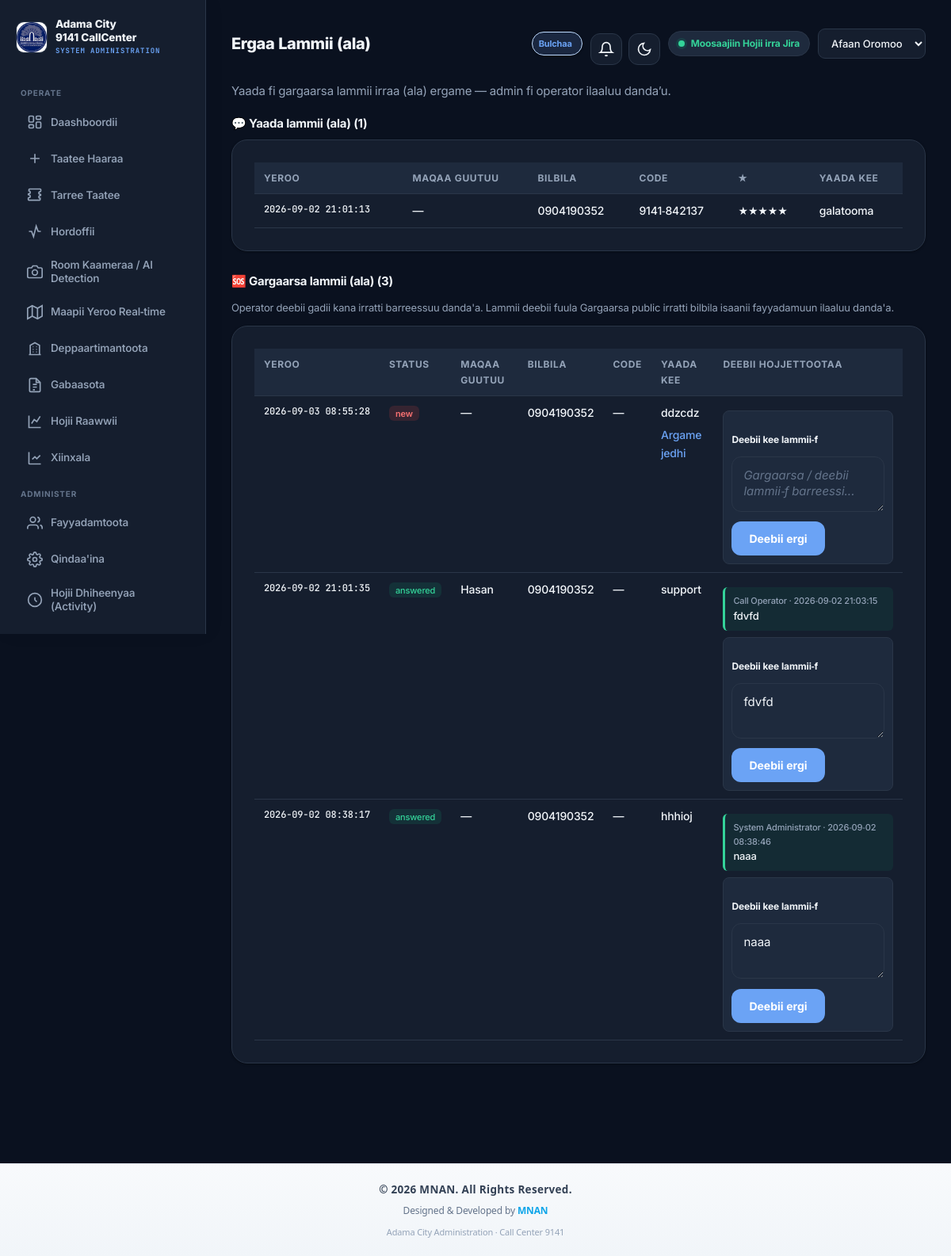
Screenshot of /admin/citizen_messages.php (signed in) with the database file from the repository.
### tables this page shows
CREATE TABLE `citizen_feedback` (
  `id` int(11) NOT NULL,
  `tracking_code` varchar(32) DEFAULT NULL,
  `name` varchar(150) DEFAULT NULL,
  `phone` varchar(32) DEFAULT NULL,
  `rating` tinyint(4) DEFAULT NULL,
  `message` text NOT NULL,
  `created_at` timestamp NOT NULL DEFAULT current_timestamp()
);

CREATE TABLE `citizen_help` (
  `id` int(11) NOT NULL,
  `tracking_code` varchar(32) DEFAULT NULL,
  `name` varchar(150) DEFAULT NULL,
  `phone` varchar(32) NOT NULL,
  `message` text NOT NULL,
  `status` enum('new','seen','answered') NOT NULL DEFAULT 'new',
  `created_at` timestamp NOT NULL DEFAULT current_timestamp(),
  `reply_message` text DEFAULT NULL,
  `replied_by` int(11) DEFAULT NULL,
  `replied_name` varchar(150) DEFAULT NULL,
  `replied_at` timestamp NULL DEFAULT NULL
);

### includes/auth.php (called while the page is built, shortened)
<?php
require_once __DIR__ . '/lang.php';
function current_role() {
    return strtolower(trim((string)($_SESSION['user_role'] ?? '')));
}

### admin/citizen_messages.php (the view, shortened to what this page needs)
<?php
require __DIR__ . '/../includes/auth.php';
$role = current_role();
$can_reply_help = in_array($role, ['administrator', 'operator', 'supervisor'], true);
try {
    $pdo->exec("CREATE TABLE IF NOT EXISTS citizen_feedback (
        id INT AUTO_INCREMENT PRIMARY KEY,
        tracking_code VARCHAR(32) DEFAULT NULL,
        name VARCHAR(150) DEFAULT NULL,
        phone VARCHAR(32) DEFAULT NULL,
        rating TINYINT DEFAULT NULL,
        message TEXT NOT NULL,
        created_at TIMESTAMP DEFAULT CURRENT_TIMESTAMP
    ) ENGINE=InnoDB DEFAULT CHARSET=utf8mb4");
} catch (Throwable $e) {}
try {
    $pdo->exec("CREATE TABLE IF NOT EXISTS citizen_help (
        id INT AUTO_INCREMENT PRIMARY KEY,
        tracking_code VARCHAR(32) DEFAULT NULL,
        name VARCHAR(150) DEFAULT NULL,
        phone VARCHAR(32) NOT NULL,
        message TEXT NOT NULL,
        status ENUM('new','seen','answered') NOT NULL DEFAULT 'new',
        created_at TIMESTAMP DEFAULT CURRENT_TIMESTAMP
    ) ENGINE=InnoDB DEFAULT CHARSET=utf8mb4");
} catch (Throwable $e) {}
try {
    $feedback = $pdo->query("SELECT * FROM citizen_feedback ORDER BY created_at DESC LIMIT 150")->fetchAll(PDO::FETCH_ASSOC);
} catch (Throwable $e) {
    $feedback = [];
}
try {
    $help = $pdo->query("SELECT * FROM citizen_help ORDER BY created_at DESC LIMIT 150")->fetchAll(PDO::FETCH_ASSOC);
} catch (Throwable $e) {
    $help = [];
}
$dir = t_raw('dir');
?>
<!DOCTYPE html>
<html lang="<?= $CURRENT_LANG ?>" dir="<?= $dir ?>">
<head>
<link rel="stylesheet" href="../assets/style.css">
</head>
<body>
<div class="shell">
<?php include __DIR__ . '/includes/sidebar.php'; ?>
<main class="main">
    <div class="top-actions" style="margin-bottom:20px;">
        <h2 style="margin:0;"><?= t('nav_citizen_messages') ?></h2>
        <div class="topbar-controls"><?php render_topbar_controls(); render_lang_switcher(); ?></div>
    </div>
    <p class="muted" style="margin-top:0;"><?= t('citizen_messages_intro') ?></p>
    <h3 style="margin:20px 0 10px;">💬 <?= t('citizen_feedback_heading') ?> (<?= count($feedback) ?>)</h3>
    <div class="card">
        <table class="msg-table">
            <thead>
                <tr>
                    <th><?= t('activity_col_time') ?></th>
                    <th><?= t('label_full_name') ?></th>
                    <th><?= t('label_phone') ?></th>
                    <th>Code</th>
                    <th>★</th>
                    <th><?= t('label_feedback_message') ?></th>
                </tr>
            </thead>
            <tbody>
            <?php foreach ($feedback as $f): ?>
                <tr>
                    <td style="white-space:nowrap; font-family:var(--mono); font-size:12px;"><?= htmlspecialchars($f['created_at']) ?></td>
                    <td><?= htmlspecialchars($f['name'] ?? '—') ?></td>
                    <td><?= htmlspecialchars($f['phone'] ?? '—') ?></td>
                    <td><?= htmlspecialchars($f['tracking_code'] ?? '—') ?></td>
                    <td><?= !empty($f['rating']) ? str_repeat('★', (int)$f['rating']) : '—' ?></td>
                    <td><?= nl2br(htmlspecialchars($f['message'])) ?></td>
                </tr>
            <?php endforeach; ?>
            </tbody>
        </table>
    </div>
    <h3 style="margin:28px 0 10px;">🆘 <?= t('citizen_help_heading') ?> (<?= count($help) ?>)</h3>
    <p class="muted" style="font-size:13px;"><?= t('citizen_help_reply_intro') ?></p>
    <div class="card">
        <table class="msg-table">
            <thead>
                <tr>
                    <th><?= t('activity_col_time') ?></th>
                    <th>Status</th>
                    <th><?= t('label_full_name') ?></th>
                    <th><?= t('label_phone') ?></th>
                    <th>Code</th>
                    <th><?= t('label_feedback_message') ?></th>
                    <th><?= t('citizen_help_reply_col') ?></th>
                </tr>
            </thead>
            <tbody>
            <?php foreach ($help as $h): ?>
                <?php
                $st = $h['status'] ?? 'new';
                $badge = $st === 'new' ? 'badge-new' : ($st === 'answered' ? 'badge-answered' : 'badge-seen');
                $hid = (int)$h['id'];
                ?>
                <tr>
                    <td style="white-space:nowrap; font-family:var(--mono); font-size:12px;"><?= htmlspecialchars($h['created_at']) ?></td>
                    <td><span class="<?= $badge ?>"><?= htmlspecialchars($st) ?></span></td>
                    <td><?= htmlspecialchars($h['name'] ?? '—') ?></td>
                    <td><?= htmlspecialchars($h['phone'] ?? '—') ?></td>
                    <td><?= htmlspecialchars($h['tracking_code'] ?? '—') ?></td>
                    <td>
                        <?= nl2br(htmlspecialchars($h['message'])) ?>
                        <?php if ($st === 'new'): ?>
                            <div style="margin-top:6px;"><a href="?seen=<?= $hid ?>"><?= t('citizen_mark_seen') ?></a></div>
                        <?php endif; ?>
                    </td>
                    <td style="min-width:220px;">
                        <?php if (!empty($h['reply_message'])): ?>
                            <div class="staff-reply">
                                <div style="font-size:11px; color:var(--muted);">
                                    <?= htmlspecialchars($h['replied_name'] ?? 'Staff') ?>
                                    · <?= htmlspecialchars($h['replied_at'] ?? '') ?>
                                </div>
                                <div><?= nl2br(htmlspecialchars($h['reply_message'])) ?></div>
                            </div>
                        <?php endif; ?>
                        <?php if ($can_reply_help): ?>
                            <div class="help-reply-box">
                                <form method="post">
                                    <label style="font-size:12px;"><?= t('citizen_help_reply_label') ?></label>
                                    <textarea name="reply_message" required placeholder="<?= t_raw('citizen_help_reply_ph') ?>"><?= htmlspecialchars($h['reply_message'] ?? '') ?></textarea>
                                    <button type="submit" style="margin-top:6px;"><?= t('citizen_help_reply_send') ?></button>
                                </form>
                            </div>
                        <?php endif; ?>
                    </td>
                </tr>
            <?php endforeach; ?>
            </tbody>
        </table>
    </div>
</main>
</div>
<footer style="
    text-align: center;
    padding: 22px 16px;
    margin-top: 50px;
    background: linear-gradient(180deg, #f8fafc 0%, #f1f5f9 100%);
    border-top: 1px solid #e2e8f0;
    font-family: system-ui, -apple-system, sans-serif;
">
    <div style="
        font-size: 13.5px;
        font-weight: 600;
        color: #334155;
        letter-spacing: 0.3px;
    ">
        © 2026 MNAN. All Rights Reserved.
    </div>
    <div style="
        margin-top: 6px;
        font-size: 12px;
        color: #64748b;
    ">
        Designed &amp; Developed by <span style="color:#0ea5e9; font-weight:600;">MNAN</span>
    </div>
    <div style="
        margin-top: 8px;
        font-size: 11px;
        color: #94a3b8;
    ">
        Adama City Administration · Call Center 9141
    </div>
</footer>
</body>
</html>

### admin/citizen_messages.php (style rules this page uses)
.badge-new { background:rgba(239,68,68,.15); color:var(--red); padding:2px 8px; border-radius:6px; font-size:11px; font-weight:600; }
.badge-answered { background:rgba(16,185,129,.12); color:var(--green); padding:2px 8px; border-radius:6px; font-size:11px; }
.msg-table { width:100%; border-collapse:collapse; font-size:13px; }
.msg-table th, .msg-table td { padding:10px 12px; border-bottom:1px solid var(--border); text-align:left; vertical-align:top; }
.msg-table th { color:var(--muted); font-size:12px; text-transform:uppercase; }
.help-reply-box { margin-top:8px; padding:10px; border:1px solid var(--border); border-radius:8px; background:var(--panel-2); }
.help-reply-box textarea { width:100%; min-height:70px; margin-top:6px; }
.staff-reply { margin-top:8px; padding:8px 10px; border-left:3px solid var(--green); background:rgba(16,185,129,.08); border-radius:6px; font-size:13px; }

### rows the page displays
citizen_feedback: created_at "2026-09-02 21:01:13", name "—", phone "0904190352", tracking_code "9141-842137", rating "★★★★★", message "galatooma"
citizen_help: created_at "2026-09-03 08:55:28", status "new", name "—", phone "0904190352", tracking_code "—", message "ddzcdz"
citizen_help: created_at "2026-09-02 21:01:35", status "answered", name "Hasan", phone "0904190352", tracking_code "—", message "support", replied_name "Call Operator", replied_at "2026-09-02 21:03:15", reply_message "fdvfd"
citizen_help: created_at "2026-09-02 08:38:17", status "answered", name "—", phone "0904190352", tracking_code "—", message "hhhioj", replied_name "System Administrator", replied_at "2026-09-02 08:38:46", reply_message "naaa"

### other values shown
t('nav_dashboard') "Daashboordii"
t('nav_new_event') "Taatee Haaraa"
t('nav_event_list') "Tarree Taatee"
t('nav_monitoring') "Hordoffii"
t('nav_cameras') "Room Kaameraa / AI Detection"
t('nav_live_map') "Maapii Yeroo Real-time"
t('nav_departments') "Deppaartimantoota"
t('nav_reports') "Gabaasota"
t('nav_performance') "Hojii Raawwii"
t('nav_analytics') "Xiinxala"
t('nav_users') "Fayyadamtoota"
t('nav_settings') "Qindaa'ina"
t('nav_activity') "Hojii Dhiheenyaa (Activity)"
t('nav_citizen_messages') "Ergaa Lammii (ala)"
t('role_' . $role) "Bulchaa"
